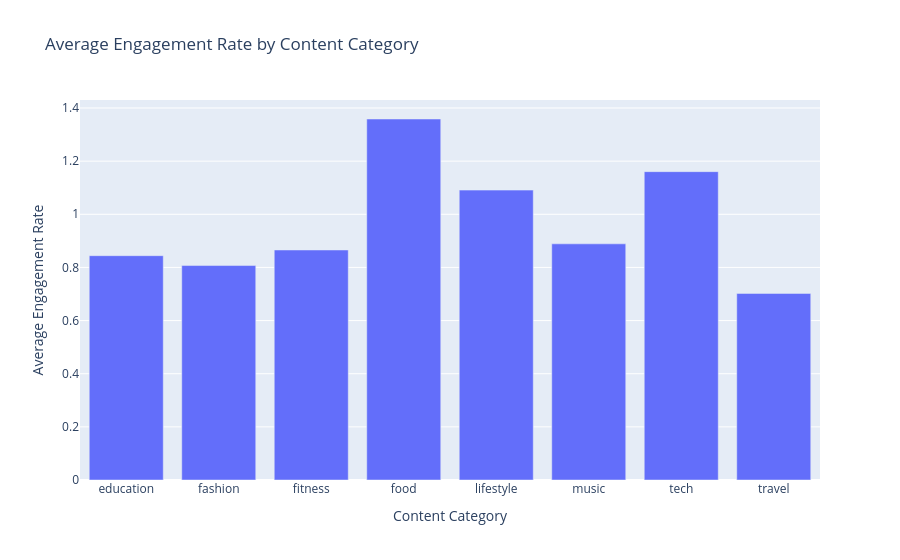

Source (notebook cell):
### Markdown cell above
Part C — Interactive Plotly visualization

### Code cell
# Interactive bar chart: Average Engagement by Category
# Unlike a standard Matplotlib chart, this chart lets you hover over bars to see values.
import plotly.express as px

interactive_data = df.groupby('post_category', as_index=False).agg(
    average_engagement_rate=('engagement_rate', 'mean'),
    average_likes=('likes', 'mean')
)

fig = px.bar(
    interactive_data,
    x='post_category',
    y='average_engagement_rate',
    title='Average Engagement Rate by Content Category',
    labels={
        'post_category': 'Content Category',
        'average_engagement_rate': 'Average Engagement Rate'
    }
)

fig.show()

### Figure 1 — Plotly figure (JSON) as saved in the notebook; plotly's stock layout.template omitted (floating-point values rounded to 4 significant figures)
{"data": [{"hovertemplate": "Content Category=%{x}<br>Average Engagement Rate=%{y}<extra></extra>", "legendgroup": "", "marker": {"color": "#636efa", "pattern": {"shape": ""}}, "name": "", "orientation": "v", "showlegend": false, "textposition": "auto", "type": "bar", "x": ["education", "fashion", "fitness", "food", "lifestyle", "music", "tech", "travel"], "xaxis": "x", "y": [0.8442, 0.8071, 0.8656, 1.359, 1.091, 0.8888, 1.16, 0.7022], "yaxis": "y"}], "layout": {"barmode": "relative", "legend": {"tracegroupgap": 0}, "title": {"text": "Average Engagement Rate by Content Category"}, "xaxis": {"anchor": "y", "domain": [0, 1], "title": {"text": "Content Category"}}, "yaxis": {"anchor": "x", "domain": [0, 1], "title": {"text": "Average Engagement Rate"}}}}
